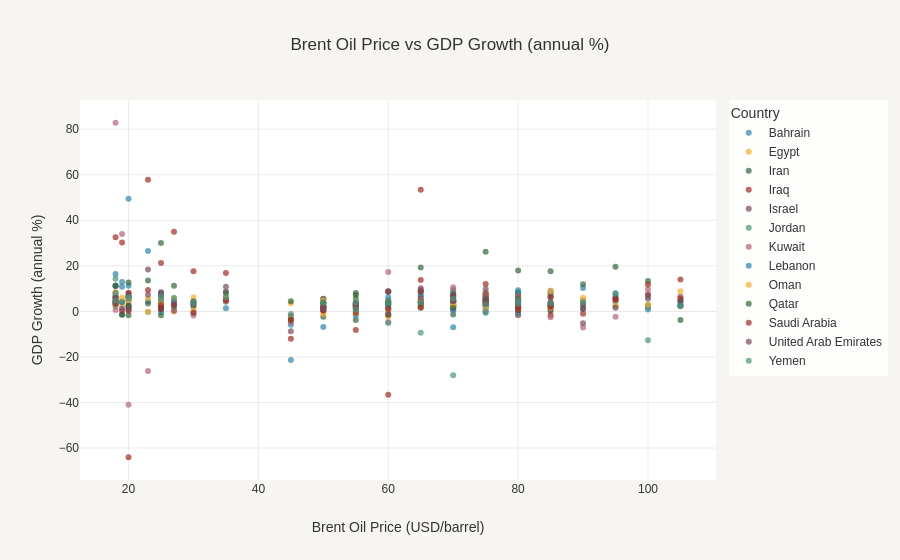
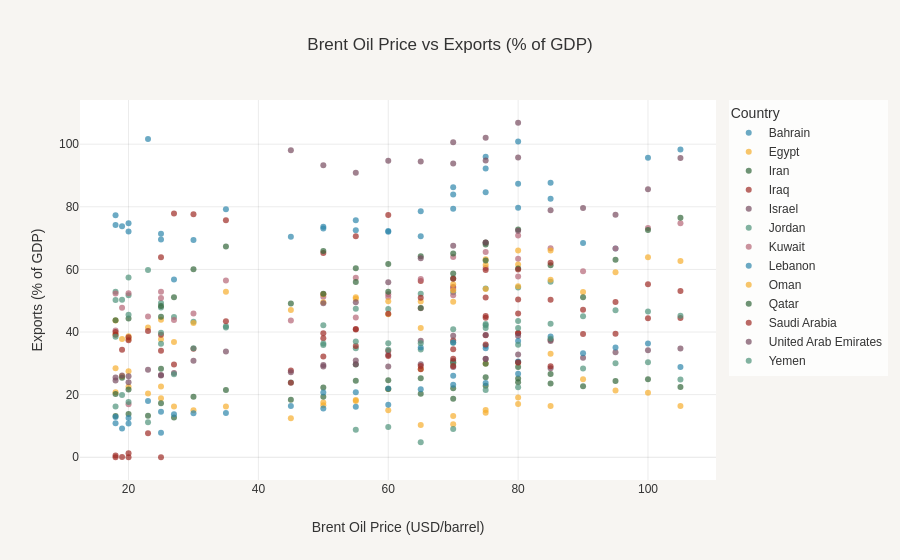
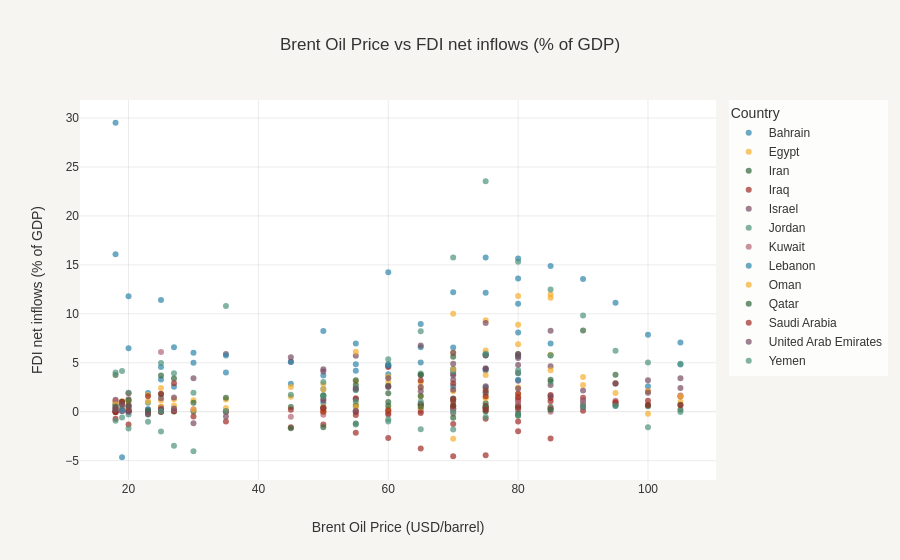
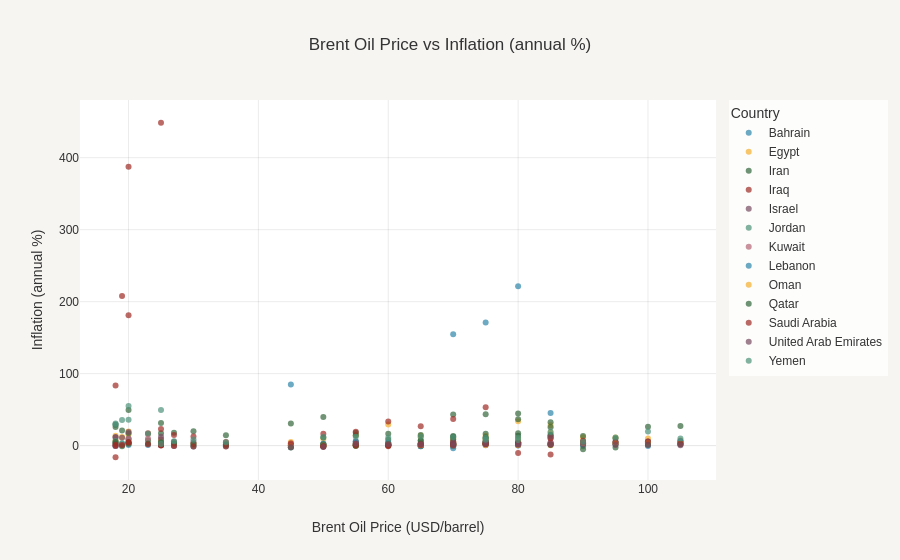

Here is the notebook cell these charts were saved with, in order:
### Markdown cell above
## 🛢 3️⃣ Oil Price Impact Analysis

In this section, we examine how **Brent oil price fluctuations** relate to:

- **GDP growth**
- **Exports (% of GDP)**
- **FDI net inflows (% of GDP)**
- **Inflation**
- **Unemployment**

We also highlight major **oil shock years**:

- **1991** – Gulf War  
- **2008** – Global Financial Crisis & oil spike  
- **2014** – Oil price crash  
- **2020** – COVID-19 & oil collapse

### Code cell
OIL_COL = "Brent_Oil_Price_USD_per_barrel"

# Correlation of each numeric indicator with Brent oil price
if OIL_COL in df.columns and len(numeric_cols_existing) > 0:
    corr_with_oil = df[numeric_cols_existing].corr()[OIL_COL].sort_values(ascending=False)
    print("Correlation of economic indicators with Brent oil price:")
    display(corr_with_oil.to_frame("Correlation_with_Oil"))

def scatter_oil_vs_indicator(data, indicator, title, yaxis_title):
    if OIL_COL not in data.columns or indicator not in data.columns:
        print(f"Columns required for this plot are missing: {OIL_COL}, {indicator}")
        return

    if PLOTLY_AVAILABLE:
        fig = px.scatter(
            data,
            x=OIL_COL,
            y=indicator,
            color="Country" if "Country" in data.columns else None,
            hover_name="Country" if "Country" in data.columns else None,
            title=title,
            opacity=0.7,
        )
        fig.update_layout(
            xaxis_title="Brent Oil Price (USD/barrel)",
            yaxis_title=yaxis_title,
        )
        fig.show()
    else:
        plt.figure(figsize=(8, 6))
        if "Country" in data.columns:
            sns.scatterplot(
                data=data,
                x=OIL_COL,
                y=indicator,
                hue="Country",
                alpha=0.7,
            )
            plt.legend(bbox_to_anchor=(1.05, 1), loc="upper left")
        else:
            sns.scatterplot(data=data, x=OIL_COL, y=indicator, alpha=0.7)
        plt.title(title)
        plt.xlabel("Brent Oil Price (USD/barrel)")
        plt.ylabel(yaxis_title)
        plt.show()

# Key relationships with oil prices
pairs_to_plot = [
    ("GDP_growth_annual_pct", "GDP Growth (annual %)"),
    ("Exports_pct_GDP", "Exports (% of GDP)"),
    ("FDI_net_inflows_pct_GDP", "FDI net inflows (% of GDP)"),
    ("Inflation_consumer_prices_annual_pct", "Inflation (annual %)"),
    ("Unemployment_total_pct", "Unemployment (% of labor force)"),
]

for col, label in pairs_to_plot:
    if col in df.columns and OIL_COL in df.columns:
        scatter_oil_vs_indicator(
            df,
            indicator=col,
            title=f"Brent Oil Price vs {label}",
            yaxis_title=label,
        )
